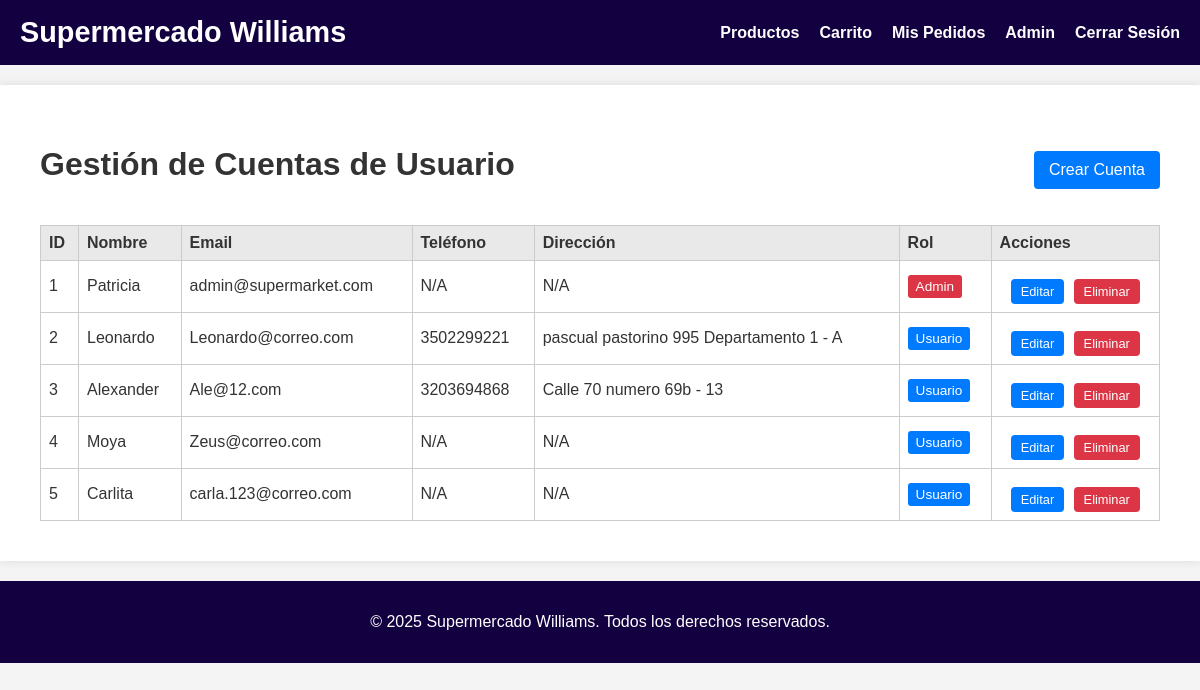
The app's page /admin/users (signed in) with its own data.
### models.py (models this page shows, shortened)
class User(db.Model):
    id = db.Column(db.Integer, primary_key=True)
    username = db.Column(db.String(64), unique=True, nullable=False)
    email = db.Column(db.String(120), unique=True, nullable=False)
    password_hash = db.Column(db.String(128))
    phone = db.Column(db.String(20), nullable=True)
    address = db.Column(db.String(256), nullable=True)
    is_admin = db.Column(db.Boolean, default=False)
    @property
    def is_authenticated(self):
        return True

### routes.py (the view)
@app.route('/admin/users')
@login_required
def manage_users():
    if not current_user.is_admin:
        flash('Acceso denegado. Debes ser administrador.', 'danger')
        return redirect(url_for('index'))
    users = User.query.all()
    return render_template('admin/manage_user.html', title='Gestión de Usuarios', users=users)

### routes.py (called while the page is built)
@login_manager.user_loader
def load_user(user_id):
    return User.query.get(int(user_id))

### templates/admin/manage_user.html (shortened to what this page needs)
{% extends "base.html" %}
{% block content %}
<div style="max-width: 1200px; margin: 0 auto; padding: 20px;">
    <div style="display: flex; justify-content: space-between; align-items: center; margin-bottom: 20px;">
        <h1>Gestión de Cuentas de Usuario</h1>
        <a href="{{ url_for('create_user') }}" class="button primary">
             Crear Cuenta
        </a>
    </div>
    {% if users %}
        <table class="admin-table">
            <thead>
                <tr>
                    <th>ID</th>
                    <th>Nombre</th>
                    <th>Email</th>
                    <th>Teléfono</th>
                    <th>Dirección</th>
                    <th>Rol</th>
                    <th>Acciones</th>
                </tr>
            </thead>
            <tbody>
                {% for user in users %}
                    <tr>
                        <td>{{ user.id }}</td>
                        <td>{{ user.username }}</td>
                        <td>{{ user.email }}</td>
                        <td>{{ user.phone if user.phone else 'N/A' }}</td>
                        <td>{{ user.address if user.address else 'N/A' }}</td>
                        <td>
                            {% if user.is_admin %}
                                <span style="background-color: #dc3545; color: white; padding: 4px 8px; border-radius: 3px; font-size: 0.85rem;">Admin</span>
                            {% else %}
                                <span style="background-color: #007bff; color: white; padding: 4px 8px; border-radius: 3px; font-size: 0.85rem;">Usuario</span>
                            {% endif %}
                        </td>
                        <td style="text-align: center;">
                            <a href="{{ url_for('edit_user', user_id=user.id) }}" class="button small" style="margin-right: 5px;">
                                Editar
                            </a>
                            <button type="button" class="button small danger" onclick="if(confirm('¿Estás seguro de que deseas eliminar esta cuenta?')) { document.getElementById('deleteForm{{ user.id }}').submit(); }">
                                Eliminar
                            </button>
                        </td>
                    </tr>
                {% endfor %}
            </tbody>
        </table>
    {% else %}
        <div class="alert alert-info">
            <h4>Sin registros</h4>
            <p>No hay cuentas de usuario registradas aún.</p>
            <p>Haz clic en el botón <strong>"Crear Cuenta"</strong> para registrar la primera cuenta.</p>
        </div>
    {% endif %}
</div>
{% endblock %}

### static/css/style.css (style rules this page uses)
body { font-family: Arial, sans-serif; margin: 0; padding: 0; background-color: #f4f4f4; color: #333333; }
form input[type="submit"], .button { background-color: #007bff; color: white; padding: 10px 15px; border: none; border-radius: 4px; cursor: pointer; text-decoration: none; display: inline-block; margin-top: 10px; }
.button.primary { background-color: #007bff; }
.button.danger { background-color: #dc3545; }
.button.small { padding: 5px 10px; font-size: 0.8rem; }
.admin-table { width: 100%; border-collapse: collapse; margin-top: 15px; }
.admin-table th, .admin-table td { border: 1px solid #ccc; padding: 8px; text-align: left; }
.admin-table th { background-color: #e9e9e9; }

### records on screen
User: id "1", username "Patricia", email "admin@supermarket.com", phone "N/A", address "N/A", is_admin "Admin"
User: id "2", username "Leonardo", email "Leonardo@correo.com", phone "3502299221", address "pascual pastorino 995 Departamento 1 - A", is_admin "Usuario"
User: id "3", username "Alexander", email "Ale@12.com", phone "3203694868", address "Calle 70 numero 69b - 13", is_admin "Usuario"
User: id "4", username "Moya", email "Zeus@correo.com", phone "N/A", address "N/A", is_admin "Usuario"
User: id "5", username "Carlita", email "carla.123@correo.com", phone "N/A", address "N/A", is_admin "Usuario"
